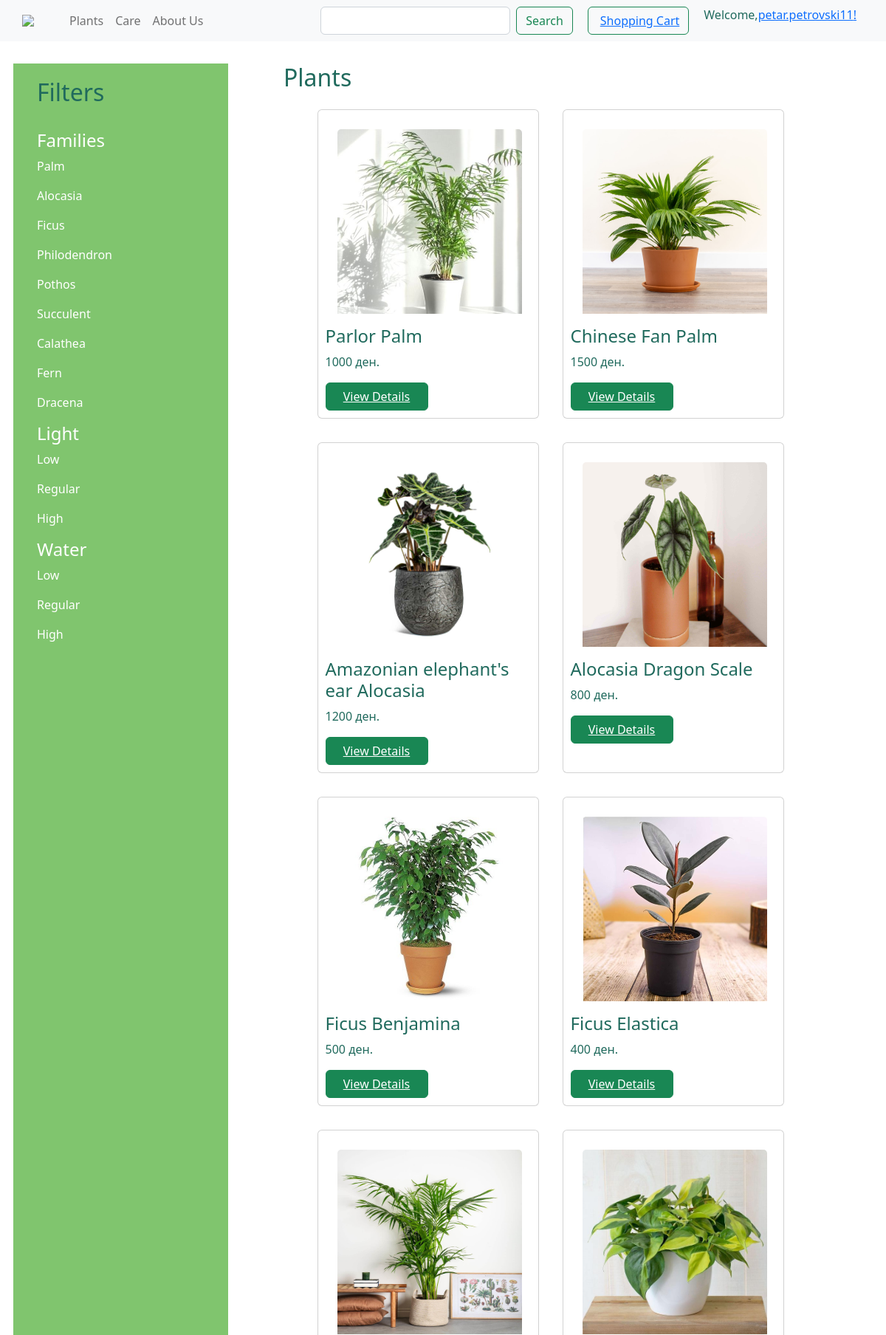
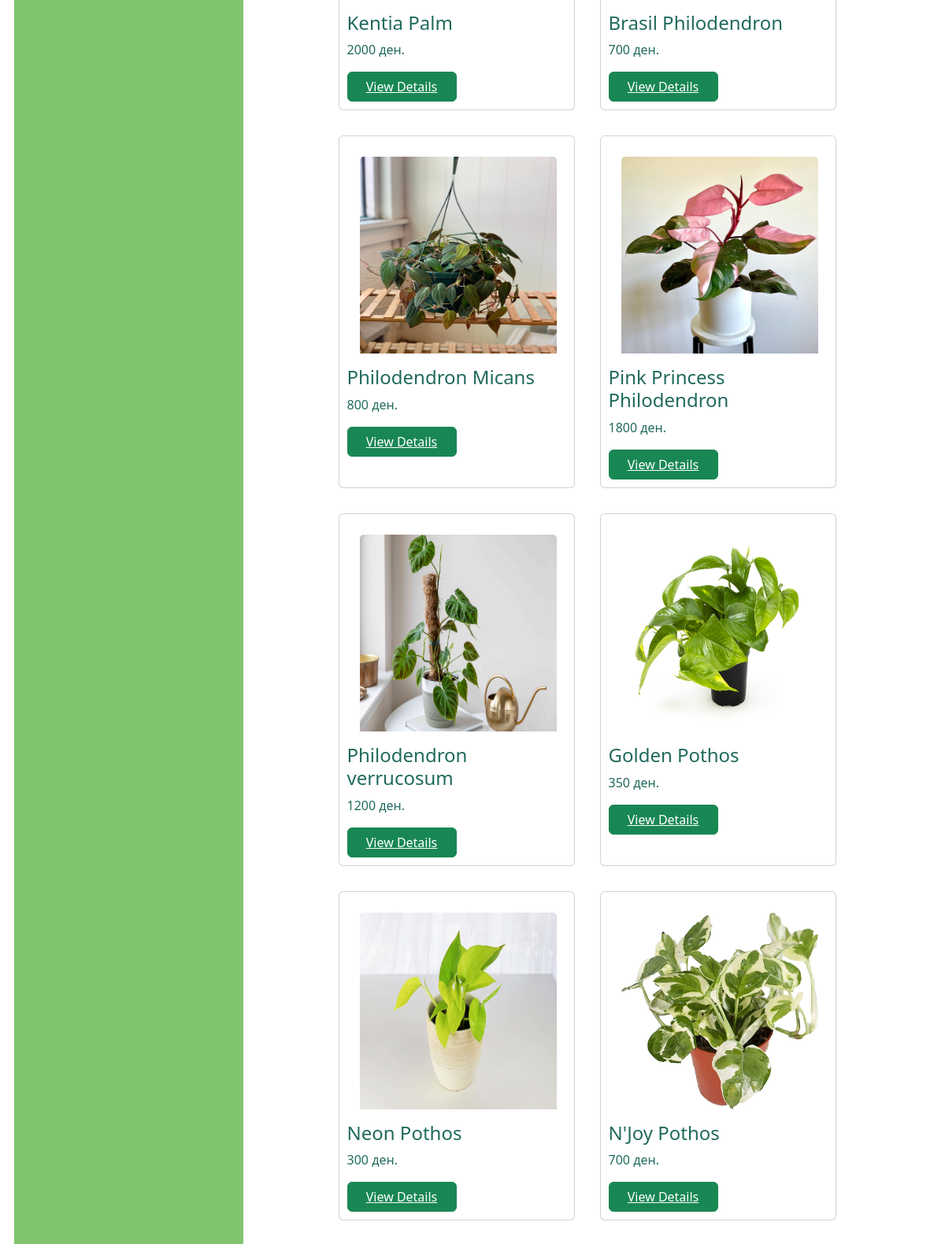
The app's page /plants/ (signed in, upper part) with its own data (2 pictures, top to bottom).
### PlantShopApp/models.py (models this page shows, shortened)
class Category(models.Model):
    family = models.CharField(max_length=50)
    light = models.CharField(max_length=50)
    water = models.CharField(max_length=50)

class Plant(models.Model):
    code = models.AutoField(primary_key=True)
    name = models.CharField(max_length=50)
    description = models.TextField()
    user = models.ForeignKey(User, on_delete=models.CASCADE)
    category = models.ForeignKey(Category, on_delete=models.CASCADE)
    price = models.IntegerField()
    size = models.CharField(max_length=1)
    availableQuantity = models.IntegerField()
    available = models.BooleanField(default=False)
    photo = models.ImageField(upload_to="photos/", blank=True, null=True)

### PlantShopApp/views.py (the view)
# urls.py: path('plants/', plants, name='plants'),
def plants(request):
    plants = Plant.objects.all()
    categories = Category.objects.all()
    context = {"plants": plants, "categories": categories}
    return render(request, "plants.html", context)

### PlantShopApp/context_processors.py (called while the page is built)
def user_context(request):
    return {'user': request.user}

### templates/plants.html (shortened to what this page needs)
{% extends 'base.html' %}
{% block content %}
    <div class="container-fluid" style="padding: 30px;">
        <div class="row">
            <div class="col-md-3" style="background-color: #80C56E">
              <div class="filters" style="padding: 20px;">
                  <h2>Filters</h2>
                  <br>
                  <h4 class="text-white">Families</h4>
                  {% for category in categories %}
                    <p class="text-white">{{ category.family }}</p>
                  {% endfor %}
                  <h4 class="text-white">Light</h4>
                  <p class="text-white">Low</p>
                  <p class="text-white">Regular</p>
                  <p class="text-white">High</p>
                  <h4 class="text-white">Water</h4>
                  <p class="text-white">Low</p>
                  <p class="text-white">Regular</p>
                  <p class="text-white">High</p>
              </div>
            </div>
            <div class="col-md-9">
              <div class="card-deck">
                  <div class="row d-flex justify-content-center">
                    <h2 style="padding: 0px 0px 0px 75px;">Plants</h2>
                    {% if plants %}
                        {% for plant in plants %}
                        <div class="card col-6 m-3" style="width: 300px; padding: 10px;" >
                            <img class="card-img-top col-8 m-3" src="{{ plant.photo.url }}" alt="{{ plant.name }}" style="width: 250px;height: 250px;">
                            <h4 class="card-title">{{ plant.name }}</h4>
                            <p class="card-text">{{ plant.price }} ден.</p>
                            <button class="btn btn-success col-6"><a style="color: white" href="{% url 'singlePlant' plant.code %}">View Details</a></button>
                        </div>
                    {% endfor %}
                    {% else %}
                        <h6 style="padding: 0px 0px 0px 75px;" >No plants with the provided name. Try searching something else.</h6>
                    {% endif %}
                </div>
              </div>
            </div>
        </div>
    </div>
{% endblock %}

### templates/base.html (shortened to what this page needs)
<!DOCTYPE html>
<html lang="en">
<head>
    <link href="https://cdn.jsdelivr.net/npm/bootstrap@5.2.0-beta1/dist/css/bootstrap.min.css" rel="stylesheet">
</head>
<body>
        <nav class="navbar navbar-expand-lg navbar-light bg-light">
            <div class="container-fluid" style="padding:0px 30px">
                <a href="/">
                    <img class="navbar-brand"  style="width:50px" src="https://media.istockphoto.com/id/1045368738/vector/element-for-eco-and-bio-logo-green-leaf-icon.jpg?s=612x612&w=0&k=20&c=to_4wqJ7n2TGG5mOi7YKVQ7kwaChXWReMtzkS6zezSc=">
                </a>
                <div class="collapse navbar-collapse" id="navbarSupportedContent">
                    <ul class="navbar-nav me-auto mb-2 mb-lg-0 ms-lg-4">
                        <li class="nav-item"><a class="nav-link" aria-current="page" href="/plants/">Plants</a></li>
                        <li class="nav-item"><a class="nav-link" href="/care/">Care</a></li>
                        <li class="nav-item"><a class="nav-link" href="/aboutus/">About Us</a></li>
                    </ul>
                    <form class="d-flex" style="padding: 0px 10px" method="GET" action="{% url 'search_plants' %}">
                        <input class="form-control me-2" type="search" name="query" aria-label="Search">
                        <button class="btn btn-outline-success" type="submit">Search</button>
                    </form>
                    <form class="d-flex" style="padding: 0px 10px">
                        <button class="btn btn-outline-success" type="submit">
                            <a href="/shoppingCart/">
                                Shopping Cart
                            </a>
                        </button>
                    </form>
                    <form class="d-flex" style="padding: 0px 10px">
                        {% if user.is_authenticated %}
                            <p>Welcome,</p>
                            <a href="{% url 'profile' %}">{{ user.username }}!</a>
                        {% else %}
                            <a href="{% url 'login' %}">Login</a>
                        {% endif %}
                    </form>
                </div>
            </div>
        </nav>
        <div class="content">
            {% block content %}
            {% endblock %}
        </div>
</body>

### templates/base.html (style rules this page uses)
body { color: #206A5D; }

### records on screen
Category: family "Palm"
Category: family "Alocasia"
Category: family "Ficus"
Category: family "Philodendron"
Category: family "Pothos"
Category: family "Succulent"
Category: family "Calathea"
Category: family "Fern"
Category: family "Dracena"
Plant: photo (picture), name "Parlor Palm", price "1000"
Plant: photo (picture), name "Chinese Fan Palm", price "1500"
Plant: photo (picture), name "Amazonian elephant's ear Alocasia", price "1200"
Plant: photo (picture), name "Alocasia Dragon Scale", price "800"
Plant: photo (picture), name "Ficus Benjamina", price "500"
Plant: photo (picture), name "Ficus Elastica", price "400"
Plant: photo (picture), name "Kentia Palm", price "2000"
Plant: photo (picture), name "Brasil Philodendron", price "700"
Plant: photo (picture), name "Philodendron Micans", price "800"
Plant: photo (picture), name "Pink Princess Philodendron", price "1800"
Plant: photo (picture), name "Philodendron verrucosum", price "1200"
Plant: photo (picture), name "Golden Pothos", price "350"
Plant: photo (picture), name "Neon Pothos", price "300"
Plant: photo (picture), name "N'Joy Pothos", price "700"

### other values on screen
{{ user.username }} "petar.petrovski11"
